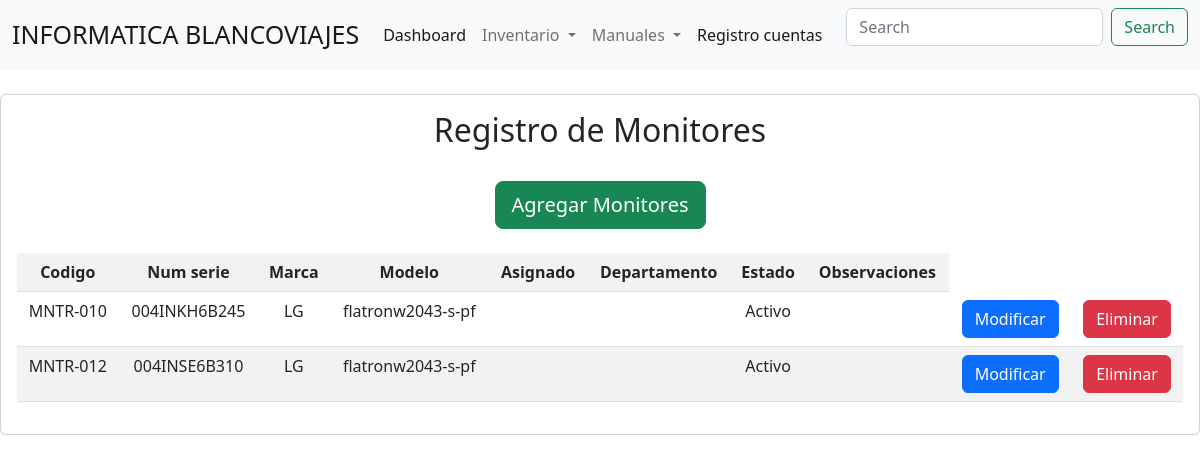
The page /listarmonitores/ on the database its author committed.
### inventarioTIPRO/models.py (models this page shows, shortened)
class Monitores(models.Model):
    codigo = models.CharField(max_length=100)
    serieproducto = models.CharField(max_length=100)
    marca = models.CharField(max_length=100, choices=opcion_MARCA)
    modelo = models.CharField(max_length=100)
    estado = models.CharField(max_length=100, choices=opcion_ESTADO)
    observaciones = models.CharField(max_length=150, blank=True)

### inventarioTIPRO/views.py (the view)
# urls.py: path('listarmonitores/', listarmonitores, name="listarmonitores"),
def listarmonitores(request):
    listar = Monitores.objects.all()
    data = {
        'listar': listar
    }
    return render(request, 'Monitores/listarmonitores.html', data)

### inventarioTIPRO/templates/Monitores/listarmonitores.html (shortened to what this page needs)
{% include 'baseti.html' %}
    <div class="card text-center table-responsive">
        <div class="card-body">
            <h2>Registro de Monitores</h2>
            <br>
            <div class="container align-right">
                <td><a class="btn btn-success btn-lg" href="{% url 'monitores' %}">Agregar Monitores</a></td>
            </div>
            <br>
            <table class="table table-striped table-hover table-responsive-sm text-center">
                        <tr class="align-content-center">
                            <th>Codigo</th>
                            <th>Num serie</th>
                            <th>Marca</th>
                            <th>Modelo</th>
                            <th>Asignado</th>
                            <th>Departamento</th>
                            <th>Estado</th>
                            <th>Observaciones</th>
                        </tr>
                            {% for l in listar %}
                        <tr>
                            <td>{{ l.codigo }}</td>
                            <td>{{ l.serieproducto }}</td>
                            <td>{{ l.marca }}</td>
                            <td>{{ l.modelo }}</td>
                            <td>{{ l.persona }}</td>
                            <td>{{ l.departamento }}</td>
                            <td>{{ l.estado }}</td>
                            <td>{{ l.observaciones }}</td>
                            <td><a class="btn btn-primary" href="{% url 'modificarmonitores' l.id %}">Modificar</a></td>
                            <td><a class="btn btn-secondary btn-danger" href="{% url 'eliminarmonitores' l.id %}">Eliminar</a></td>
                        </tr>
                            {% endfor %}
            </table>
        </div>
    </div>

### rows shown on the page
Monitores: codigo "MNTR-010", serieproducto "004INKH6B245", marca "LG", modelo "flatronw2043-s-pf", estado "Activo"
Monitores: codigo "MNTR-012", serieproducto "004INSE6B310", marca "LG", modelo "flatronw2043-s-pf", estado "Activo"
